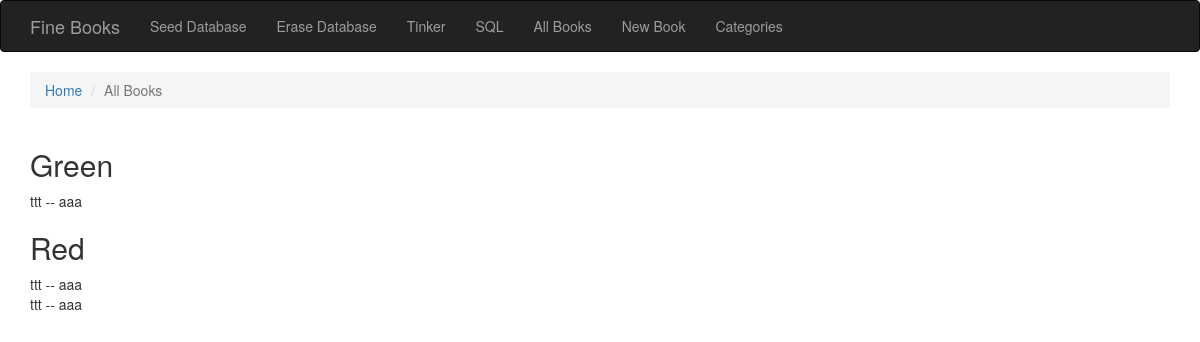
/all_books, run on an earlier commit of the app's database.
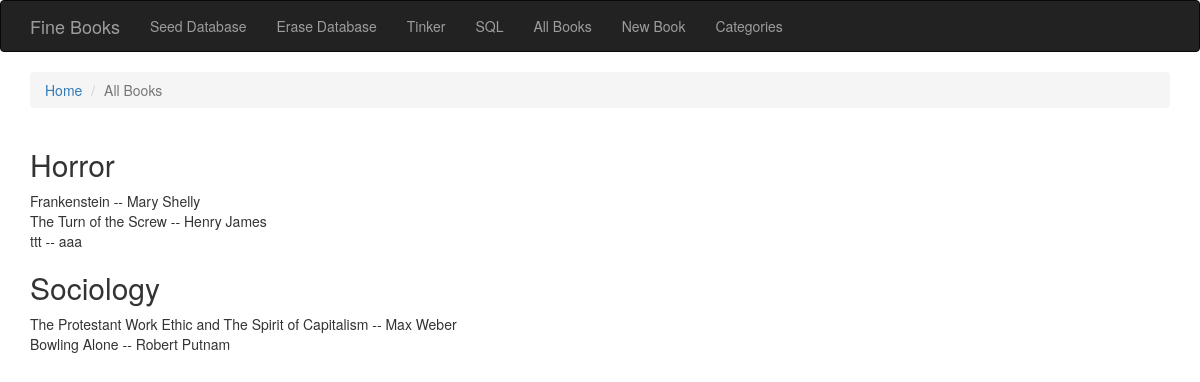
And on a later commit of the database.
### tables this page shows
CREATE TABLE Book (author TEXT,title TEXT, isbn INTEGER, description TEXT, category_id INTEGER);

CREATE TABLE Category (description TEXT);

### app.py (the view)
    @app.route('/all_books')
    def books():
        books = execute_sql('SELECT Category.description AS c_description, Book.description AS b_description, * FROM Category INNER JOIN Book ON Category.rowID=Book.category_id  ORDER BY c_description ASC')
        print(len(books))
        return render_template('all_books.html', books=books)

### templates/all_books.html (shortened to what this page needs)
{% extends "base.html" %}
{% block breadcrumb %}
  <li class="breadcrumb-item"><a href="{{ url_for('home') }}">Home</a></li>
  <li class="breadcrumb-item active">All Books</li>
{% endblock %}
{% block page_content %}
{% set ns = namespace(previousCategory='') %}
{% for book in books %}
   {% if ns.previousCategory != book['c_description'] %}
       <h2> {{book['c_description']}}</h2>
   {% endif %}
  <div>
  {{ book['title']}} -- {{ book['author']}}
  </div>
  {% set ns.previousCategory = book['c_description'] %}
{% endfor%}
{% endblock %}

### templates/base.html (shortened to what this page needs)
{% extends "bootstrap/base.html" %}
{% block head %}
{{ super() }}
{% endblock %}
{% block navbar %}
<div class="navbar navbar-inverse" role="navigation">
    <div class="container">
        <div class="navbar-header">
            <a class="navbar-brand" href="/">Fine Books</a>
        </div>
        <div class="navbar-collapse collapse">
            <ul class="nav navbar-nav">
                <li><a href="{{ url_for('seedDB') }}" >Seed Database</a></li>
                <li><a href="{{ url_for('eraseDB') }}" >Erase Database</a></li>
                <li><a href="{{ url_for('tinker') }}" >Tinker</a></li>
                <li><a href="{{ url_for('sql') }}" >SQL</a></li>
                <li><a href="{{ url_for('books') }}" >All Books</a></li>
                <li><a href="{{ url_for('addbook') }}" >New Book</a></li>
                <li><a href="{{ url_for('categories') }}" >Categories</a></li>
            </ul>
        </div>
    </div>
</div>
{% endblock %}
{% block content %}
<div class="container">
  <ol class="breadcrumb my-4">
    {% block breadcrumb %}
    {% endblock %}
  </ol>
</div>
  <div class="container">
    {% block page_content %}
    {% endblock %}
  </div>
{% endblock %}

What changed in the data, as far as the page shows it:
removed Book: c_description "Green", title "ttt", author "aaa"
removed Book: c_description "Red", title "ttt", author "aaa"
added Book: c_description "Horror", title "Frankenstein", author "Mary Shelly"
added Book: title "The Turn of the Screw", author "Henry James"
added Book: c_description "Sociology", title "The Protestant Work Ethic and The Spirit of Capitalism", author "Max Weber"
added Book: title "Bowling Alone", author "Robert Putnam"
